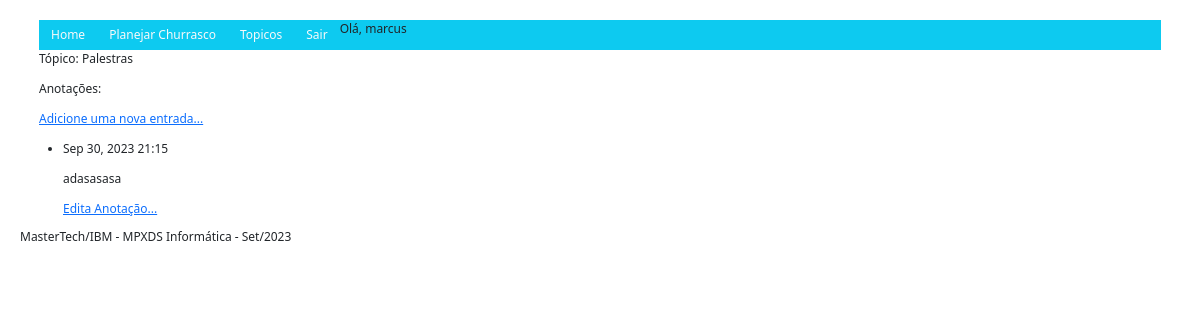
The app's page /topic/5/ (signed in) with its own data.
### mp_churrascos/models.py (models this page shows, shortened)
class MpTopic(models.Model):
    text = models.CharField(max_length=200)
    date_added = models.DateTimeField(auto_now_add=True)
    owner = models.ForeignKey(User, on_delete=models.CASCADE)
    class Meta:
        verbose_name_plural = 'MpTopics'
    def __str__(self) -> str:
        return self.text

class MpEntry(models.Model):
    topic = models.ForeignKey(MpTopic, on_delete=models.CASCADE)
    text = models.TextField()
    date_added = models.DateTimeField(auto_now_add=True)
    class Meta:
        verbose_name_plural = 'MpEntries'

### mp_churrascos/views.py (the view)
# urls.py: path('topic/<topic_id>/', views.topic, name='topic'),
@login_required
def topic(request, topic_id):
    topic = MpTopic.objects.get(id = topic_id)
    if topic.owner != request.user:
        raise Http404
    entries = topic.mpentry_set.order_by('-date_added')
    context = { 'topic': topic, 'entries': entries }
    return render(request, 'mp_churrascos/topic.html', context)

### mp_churrascos/templates/mp_churrascos/topic.html (shortened to what this page needs)
{% extends "mp_churrascos/base.html" %}
    {% block content %}
        <p>Tópico: {{ topic }}</p>
        <p>Anotações:</p>
        <p><a href="{% url 'new_entry' topic.id %}">Adicione uma nova entrada...</a></p>
        <ul>
            {% for entry in entries %}
                <li>
                    <p>{{ entry.date_added | date:'M d, Y H:i' }}</p>
                    <p>{{ entry.text | linebreaks }}</p>
                    <p>
                        <a href="{% url 'edit_entry' entry.id %}">Edita Anotação...</a>
                    </p>
                </li>
            {% empty %}
                <li>Empty...</li>
            {% endfor %}
        </ul>
    {% endblock content %}

### mp_churrascos/templates/mp_churrascos/base.html (shortened to what this page needs)
<!DOCTYPE html>
<html lang="pt-br">
<head>
    {% load static %}
	<link rel="stylesheet" href="{% static '/css/styles.css' %}">
    {% load bootstrap5 %}
    {% bootstrap_css %}
</head>
<body>
<div class="container">
    <ul class="nav bg-info">
        <li class="nav-item">
            <a class="nav-link link-light" href="{% url 'index' %}">Home</a>
        </li>
        <li class="nav-item">
            <a class="nav-link link-light" href="{% url 'churrasco' %}">Planejar Churrasco</a>
        </li>
        {% if user.is_authenticated %}
            <li class="nav-item">
                <a class="nav-link link-light" href="{% url 'topics' %}">Topicos</a>
            </li>
            <li class="nav-item">
                <a class="nav-link link-light" href="{% url 'logout' %}">Sair</a>
            </li>
            <li>
                Olá, {{ user.username }}
            </li>
        {% endif %}
    </ul>
    {% block content %}
    {% endblock %}
</div>
</body>
<footer>
    <h6>MasterTech/IBM - MPXDS Informática - Set/2023</h6>
</footer>
</html>

### static/css/styles.css (style rules this page uses)
* { margin: 0; padding: 0; font-size: 12px; }
body { font-family: Arial, sans-serif; margin: 0; padding: 20px; }

### records on screen
MpTopic: text "Palestras"
MpEntry: date_added "Sep 30, 2023 21:15", text "adasasasa"

### other values on screen
{{ user.username }} "marcus"
